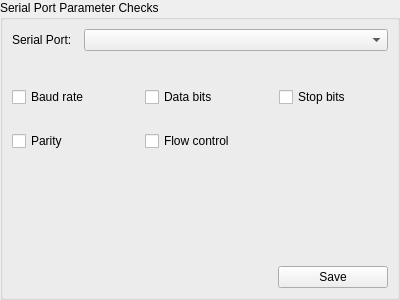
<?xml version="1.0" encoding="UTF-8"?>
<ui version="4.0">
 <class>PGChecks</class>
 <widget class="QWidget" name="PGChecks">
  <property name="geometry">
   <rect>
    <x>0</x>
    <y>0</y>
    <width>400</width>
    <height>300</height>
   </rect>
  </property>
  <property name="windowTitle">
   <string>Form</string>
  </property>
  <layout class="QVBoxLayout" name="verticalLayout">
   <property name="spacing">
    <number>0</number>
   </property>
   <property name="leftMargin">
    <number>0</number>
   </property>
   <property name="topMargin">
    <number>0</number>
   </property>
   <property name="rightMargin">
    <number>0</number>
   </property>
   <property name="bottomMargin">
    <number>0</number>
   </property>
   <item>
    <widget class="QGroupBox" name="groupBox">
     <property name="title">
      <string>Serial Port Parameter Checks</string>
     </property>
     <layout class="QGridLayout" name="gridLayout_2">
      <property name="spacing">
       <number>12</number>
      </property>
      <item row="0" column="0">
       <widget class="QWidget" name="widget_3" native="true">
        <property name="sizePolicy">
         <sizepolicy hsizetype="Expanding" vsizetype="Preferred">
          <horstretch>0</horstretch>
          <verstretch>0</verstretch>
         </sizepolicy>
        </property>
        <layout class="QHBoxLayout" name="horizontalLayout_2">
         <property name="spacing">
          <number>12</number>
         </property>
         <property name="leftMargin">
          <number>0</number>
         </property>
         <property name="topMargin">
          <number>0</number>
         </property>
         <property name="rightMargin">
          <number>0</number>
         </property>
         <property name="bottomMargin">
          <number>24</number>
         </property>
         <item>
          <widget class="QLabel" name="label">
           <property name="sizePolicy">
            <sizepolicy hsizetype="Minimum" vsizetype="Preferred">
             <horstretch>0</horstretch>
             <verstretch>0</verstretch>
            </sizepolicy>
           </property>
           <property name="text">
            <string>Serial Port:</string>
           </property>
          </widget>
         </item>
         <item>
          <widget class="QComboBox" name="cbPorts">
           <property name="sizePolicy">
            <sizepolicy hsizetype="Expanding" vsizetype="Fixed">
             <horstretch>0</horstretch>
             <verstretch>0</verstretch>
            </sizepolicy>
           </property>
          </widget>
         </item>
        </layout>
       </widget>
      </item>
      <item row="1" column="0">
       <widget class="QWidget" name="widget_2" native="true">
        <layout class="QGridLayout" name="gridLayout">
         <property name="leftMargin">
          <number>0</number>
         </property>
         <property name="topMargin">
          <number>0</number>
         </property>
         <property name="rightMargin">
          <number>0</number>
         </property>
         <property name="bottomMargin">
          <number>0</number>
         </property>
         <property name="spacing">
          <number>24</number>
         </property>
         <item row="0" column="0">
          <widget class="QCheckBox" name="cbxBaudRate">
           <property name="text">
            <string>Baud rate</string>
           </property>
          </widget>
         </item>
         <item row="0" column="1">
          <widget class="QCheckBox" name="cbxDataBits">
           <property name="text">
            <string>Data bits</string>
           </property>
          </widget>
         </item>
         <item row="0" column="2">
          <widget class="QCheckBox" name="cbxStopBits">
           <property name="text">
            <string>Stop bits</string>
           </property>
          </widget>
         </item>
         <item row="1" column="0">
          <widget class="QCheckBox" name="cbxParity">
           <property name="text">
            <string>Parity</string>
           </property>
          </widget>
         </item>
         <item row="1" column="1">
          <widget class="QCheckBox" name="cbxFlowCtrl">
           <property name="text">
            <string>Flow control</string>
           </property>
          </widget>
         </item>
        </layout>
       </widget>
      </item>
      <item row="2" column="0">
       <spacer name="verticalSpacer">
        <property name="orientation">
         <enum>Qt::Vertical</enum>
        </property>
        <property name="sizeHint" stdset="0">
         <size>
          <width>20</width>
          <height>119</height>
         </size>
        </property>
       </spacer>
      </item>
      <item row="3" column="0">
       <widget class="QWidget" name="widget" native="true">
        <layout class="QHBoxLayout" name="horizontalLayout">
         <property name="spacing">
          <number>24</number>
         </property>
         <property name="leftMargin">
          <number>0</number>
         </property>
         <property name="topMargin">
          <number>0</number>
         </property>
         <property name="rightMargin">
          <number>0</number>
         </property>
         <property name="bottomMargin">
          <number>0</number>
         </property>
         <item>
          <spacer name="horizontalSpacer">
           <property name="orientation">
            <enum>Qt::Horizontal</enum>
           </property>
           <property name="sizeHint" stdset="0">
            <size>
             <width>229</width>
             <height>20</height>
            </size>
           </property>
          </spacer>
         </item>
         <item>
          <widget class="QPushButton" name="btnUpdate">
           <property name="minimumSize">
            <size>
             <width>110</width>
             <height>0</height>
            </size>
           </property>
           <property name="text">
            <string>Save</string>
           </property>
          </widget>
         </item>
        </layout>
       </widget>
      </item>
     </layout>
    </widget>
   </item>
  </layout>
 </widget>
 <tabstops>
  <tabstop>cbxBaudRate</tabstop>
  <tabstop>cbxDataBits</tabstop>
  <tabstop>cbxStopBits</tabstop>
  <tabstop>cbxParity</tabstop>
  <tabstop>cbxFlowCtrl</tabstop>
  <tabstop>btnUpdate</tabstop>
 </tabstops>
 <resources/>
 <connections/>
</ui>
